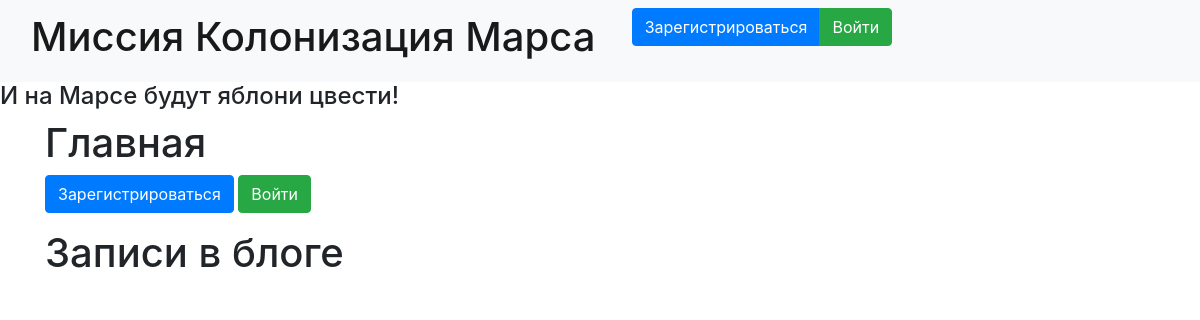
Before: / with the older database file.
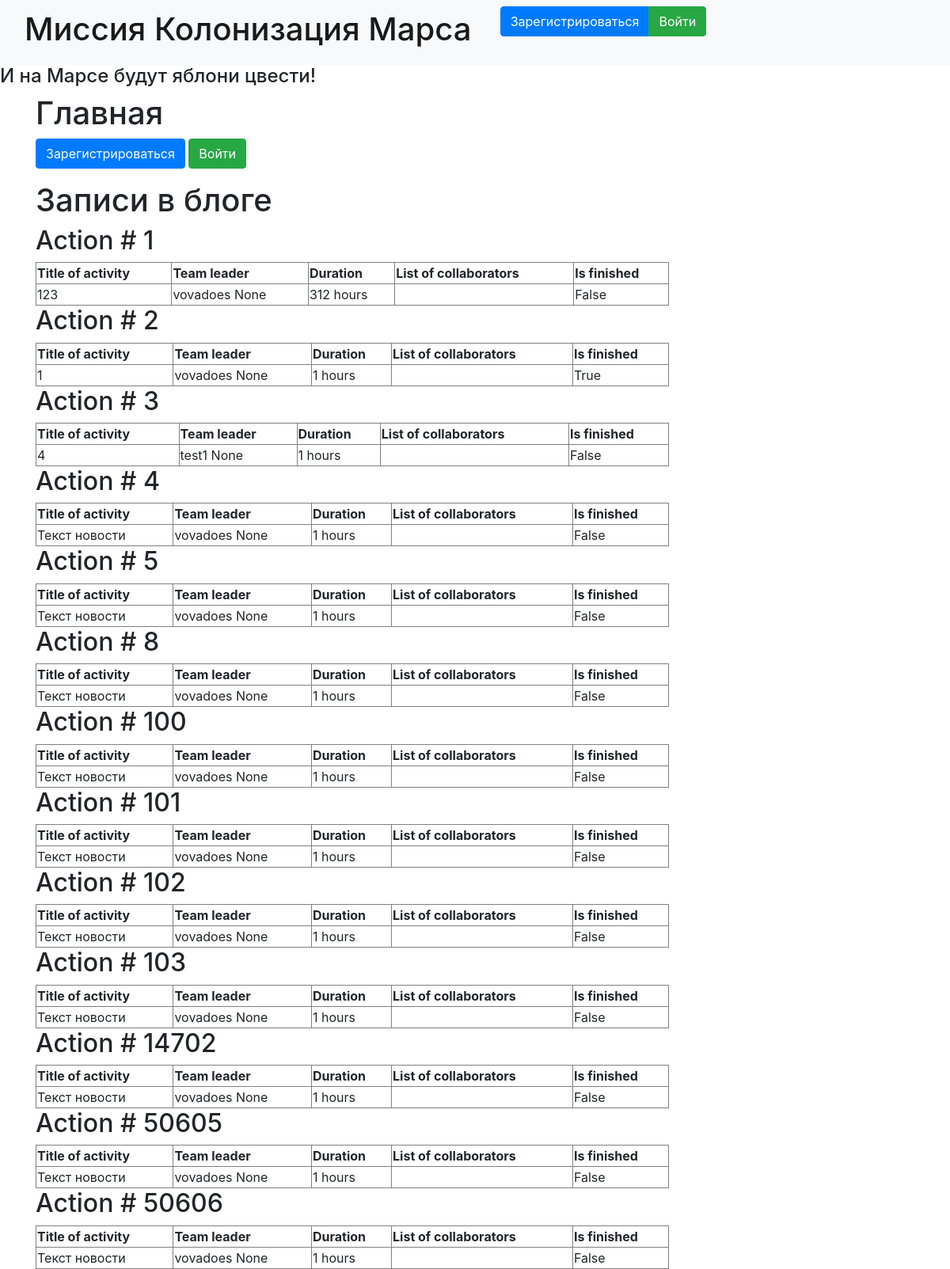
After: the same page with the newer database file.
### data/Job.py (models this page shows)
class Job(SqlAlchemyBase, UserMixin, SerializerMixin):
    __tablename__ = 'jobs'
    id = sqlalchemy.Column(sqlalchemy.Integer,
                           primary_key=True, autoincrement=True)
    team_leader = sqlalchemy.Column(sqlalchemy.Integer, sqlalchemy.ForeignKey("users.id"),
                                    nullable=True)
    job = sqlalchemy.Column(sqlalchemy.String, nullable=True)
    work_size = sqlalchemy.Column(sqlalchemy.Integer, nullable=True)
    start_date = sqlalchemy.Column(sqlalchemy.DateTime, nullable=True, default=datetime.datetime.now)
    collaborators = orm.relationship('User', secondary=association_table, back_populates='jobs')
    is_finished = sqlalchemy.Column(sqlalchemy.Boolean, nullable=True)
    def get_team_leader(self):
        db_sess = db_session.create_session()
        return db_sess.query(User).filter(User.id == self.team_leader).first()
    def get_users_names(self):
        return ', '.join([f'{collaborator.name} {collaborator.surname}' for collaborator in
                           self.collaborators])

### data/users.py (models this page shows, shortened)
class User(SqlAlchemyBase, UserMixin):
    __tablename__ = 'users'
    id = sqlalchemy.Column(sqlalchemy.Integer,
                           primary_key=True, autoincrement=True)
    surname = sqlalchemy.Column(sqlalchemy.String, nullable=True)
    name = sqlalchemy.Column(sqlalchemy.String, nullable=True)
    age = sqlalchemy.Column(sqlalchemy.Integer, nullable=True)
    position = sqlalchemy.Column(sqlalchemy.String, nullable=True)
    speciality = sqlalchemy.Column(sqlalchemy.String, nullable=True)
    address = sqlalchemy.Column(sqlalchemy.String, nullable=True)
    email = sqlalchemy.Column(sqlalchemy.String,
                              index=True, unique=True, nullable=True)
    hashed_password = sqlalchemy.Column(sqlalchemy.String, nullable=True)
    modified_date = sqlalchemy.Column(sqlalchemy.DateTime,
                                      default=datetime.datetime.now)
    jobs = orm.relationship("Job", secondary=association_table, back_populates='collaborators')
    news = orm.relation("News", back_populates='user')

### main.py (the view)
@app.route('/')
def main():
    db_sess = db_session.create_session()
    jobs = db_sess.query(Job).all()
    return render_template("main.html", jobs=jobs)

### data/db_session.py (called while the page is built)
def create_session() -> Session:
    global __factory
    return __factory()

### templates/main.html (shortened to what this page needs)
{% extends "base.html" %}
{% block content %}
    <h1>Главная</h1>
    {% if current_user.is_authenticated %}
        <div class="row">
            <a class="btn btn-primary" href="/logout">Выйти</a>
        </div>
    {% else %}
        <p>
            <a class="btn btn-primary" href="/register">Зарегистрироваться</a>
            <a class="btn btn-success" href="/login">Войти</a>
        </p>
    {% endif %}
    <h1>Записи в блоге</h1>
    {% for job in jobs %}
        <div>
            <h2>Action # {{ job.id }}</h2>
            <table border="1" bordercolor="grey" width="800px">
                <tr>
                    <th>Title of activity</th>
                    <th>Team leader</th>
                    <th>Duration</th>
                    <th>List of collaborators</th>
                    <th>Is finished</th>
                </tr>
                <tr>
                    <td>{{ job.job }}</td>
                    <td>{{ job.get_team_leader().name }} {{ job.get_team_leader().surname }}</td>
                    <td>{{ job.work_size }} hours</td>
                    <td>{{ job.get_users_names()}}</td>
                    <td>{{ job.is_finished }}</td>
                </tr>
            </table>
        </div>
    {% endfor %}
{% endblock %}

### templates/base.html (shortened to what this page needs)
<!doctype html>
<html lang="en">
    <head>
        <link rel="stylesheet"
              href="https://stackpath.bootstrapcdn.com/bootstrap/4.4.1/css/bootstrap.min.css"
>
    </head>
    <body>
        <header>
            <nav class="navbar navbar-light bg-light">
                <div class="container-fluid">
                    <div class="row">
                        <div class="col-sm-8">
                            <a class="navbar-brand">
                                <h1>Миссия Колонизация Марса</h1>
                            </a>
                        </div>
                        <div class="col-sm-4">
                            {% if current_user.is_authenticated %}
                                <h4>Зравствуйте {{ current_user.name }}</h4>
                            {% else %}
                                <div class="btn-group">
                                    <a class="btn btn-primary " href="/register">Зарегистрироваться</a>
                                    <a class="btn btn-success" href="/login">Войти</a>
                                </div>
                            {% endif %}
                        </div>
                    </div>
                </div>
            </nav>
        </header>
        <h4>И на Марсе будут яблони цвести!</h4>
        <main role="main" class="container">
            {% block content %}{% endblock %}
        </main>
    </body>
</html>

Changed rows visible on the page:
added Job: id "1", job "123", get_team_leader "vovadoes", get_team_leader "None", work_size "312", is_finished "False"
added Job: id "2", job "1", get_team_leader "vovadoes", get_team_leader "None", work_size "1", is_finished "True"
added Job: id "3", job "4", get_team_leader "test1", get_team_leader "None", work_size "1", is_finished "False"
added Job: id "4", job "Текст новости", get_team_leader "vovadoes", get_team_leader "None", work_size "1", is_finished "False"
added Job: id "5", job "Текст новости", get_team_leader "vovadoes", get_team_leader "None", work_size "1", is_finished "False"
added Job: id "8", job "Текст новости", get_team_leader "vovadoes", get_team_leader "None", work_size "1", is_finished "False"
added Job: id "100", job "Текст новости", get_team_leader "vovadoes", get_team_leader "None", work_size "1", is_finished "False"
added Job: id "101", job "Текст новости", get_team_leader "vovadoes", get_team_leader "None", work_size "1", is_finished "False"
added Job: id "102", job "Текст новости", get_team_leader "vovadoes", get_team_leader "None", work_size "1", is_finished "False"
added Job: id "103", job "Текст новости", get_team_leader "vovadoes", get_team_leader "None", work_size "1", is_finished "False"
added Job: id "14702", job "Текст новости", get_team_leader "vovadoes", get_team_leader "None", work_size "1", is_finished "False"
added Job: id "50605", job "Текст новости", get_team_leader "vovadoes", get_team_leader "None", work_size "1", is_finished "False"
added Job: id "50606", job "Текст новости", get_team_leader "vovadoes", get_team_leader "None", work_size "1", is_finished "False"
